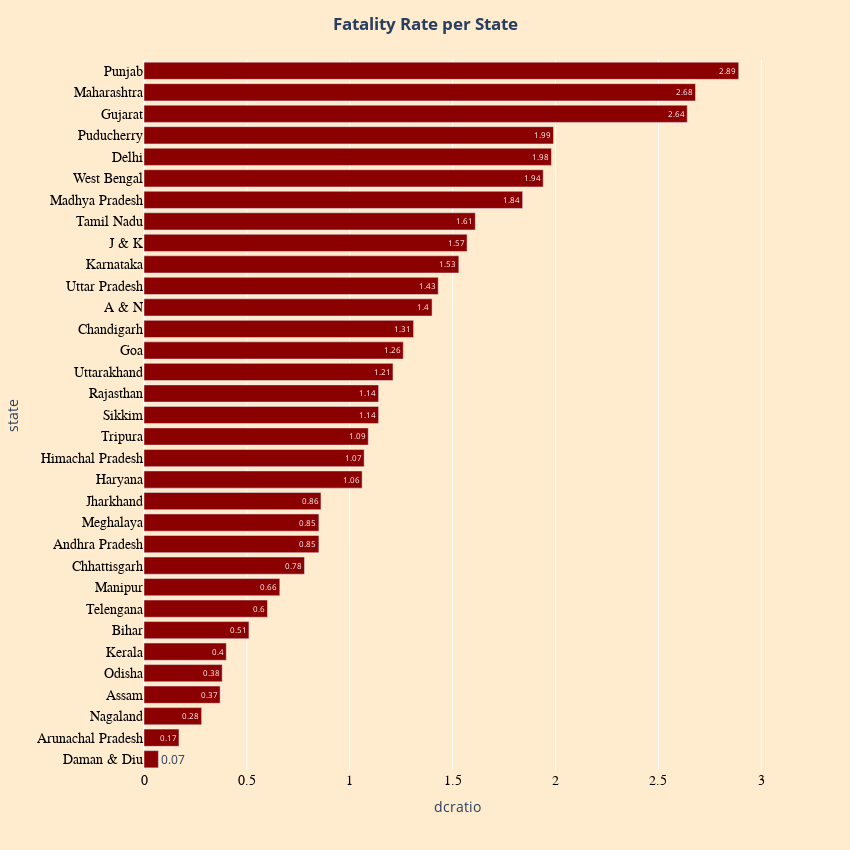

The cell this chart's notebook holds for it:
### Code cell
merged = merged[merged.dcratio > 0.0]
merged = merged.sort_values('dcratio', ascending = True)
fig = px.bar(merged, x="dcratio", y="state", orientation='h', text = 'dcratio')
fig.update_layout(
    title_text='<b>Fatality Rate per State<b>',
    title_x=0.5,
    paper_bgcolor='blanchedalmond',
    plot_bgcolor = "blanchedalmond",
    autosize=False,
    width= 850,
    height= 850)
fig.update_traces(marker_color='darkred')
fig.update_xaxes(tickfont=dict(family='Rockwell', color='black', size=14))
fig.update_yaxes(tickfont=dict(family='Rockwell', color='black', size=14))
fig.show()

### Figure 1 — Plotly figure (JSON) as saved in the notebook; plotly's stock layout.template omitted (floating-point values rounded to 4 significant figures)
{"data": [{"alignmentgroup": "True", "hovertemplate": "dcratio=%{text}<br>state=%{y}<extra></extra>", "legendgroup": "", "marker": {"color": "darkred"}, "name": "", "offsetgroup": "", "orientation": "h", "showlegend": false, "text": [0.07, 0.17, 0.28, 0.37, 0.38, 0.4, 0.51, 0.6, 0.66, 0.78, 0.85, 0.85, 0.86, 1.06, 1.07, 1.09, 1.14, 1.14, 1.21, 1.26, 1.31, 1.4, 1.43, 1.53, 1.57, 1.61, 1.84, 1.94, 1.98, 1.99, 2.64, 2.68, 2.89], "textposition": "auto", "type": "bar", "x": [0.07, 0.17, 0.28, 0.37, 0.38, 0.4, 0.51, 0.6, 0.66, 0.78, 0.85, 0.85, 0.86, 1.06, 1.07, 1.09, 1.14, 1.14, 1.21, 1.26, 1.31, 1.4, 1.43, 1.53, 1.57, 1.61, 1.84, 1.94, 1.98, 1.99, 2.64, 2.68, 2.89], "xaxis": "x", "y": ["Daman & Diu", "Arunachal Pradesh", "Nagaland", "Assam", "Odisha", "Kerala", "Bihar", "Telengana", "Manipur", "Chhattisgarh", "Andhra Pradesh", "Meghalaya", "Jharkhand", "Haryana", "Himachal Pradesh", "Tripura", "Sikkim", "Rajasthan", "Uttarakhand", "Goa", "Chandigarh", "A & N", "Uttar Pradesh", "Karnataka", "J & K", "Tamil Nadu", "Madhya Pradesh", "West Bengal", "Delhi", "Puducherry", "Gujarat", "Maharashtra", "Punjab"], "yaxis": "y"}], "layout": {"autosize": false, "barmode": "relative", "height": 850, "legend": {"tracegroupgap": 0}, "margin": {"t": 60}, "paper_bgcolor": "blanchedalmond", "plot_bgcolor": "blanchedalmond", "title": {"text": "<b>Fatality Rate per State<b>", "x": 0.5}, "width": 850, "xaxis": {"anchor": "y", "domain": [0, 1], "tickfont": {"color": "black", "family": "Rockwell", "size": 14}, "title": {"text": "dcratio"}, "type": "linear", "range": [0, 3.042], "autorange": true}, "yaxis": {"anchor": "x", "domain": [0, 1], "tickfont": {"color": "black", "family": "Rockwell", "size": 14}, "title": {"text": "state"}, "type": "category", "range": [-0.5, 32.5], "autorange": true}}}
